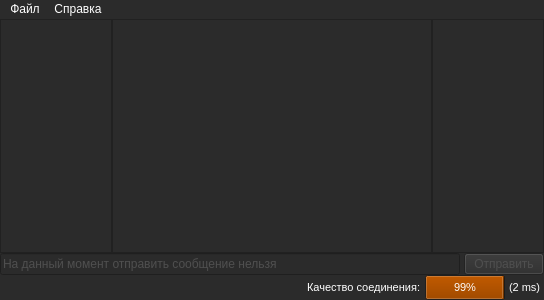
<?xml version="1.0" encoding="UTF-8"?>
<ui version="4.0">
 <class>MainWindow</class>
 <widget class="QMainWindow" name="MainWindow">
  <property name="geometry">
   <rect>
    <x>0</x>
    <y>0</y>
    <width>544</width>
    <height>300</height>
   </rect>
  </property>
  <property name="minimumSize">
   <size>
    <width>544</width>
    <height>300</height>
   </size>
  </property>
  <property name="windowTitle">
   <string>Tinelix IRC Client</string>
  </property>
  <property name="styleSheet">
   <string notr="true">background-color: rgb(43, 43, 43);
color: rgb(255, 255, 255);</string>
  </property>
  <widget class="QWidget" name="centralwidget">
   <layout class="QVBoxLayout" name="verticalLayout">
    <property name="spacing">
     <number>0</number>
    </property>
    <property name="leftMargin">
     <number>0</number>
    </property>
    <property name="topMargin">
     <number>0</number>
    </property>
    <property name="rightMargin">
     <number>0</number>
    </property>
    <property name="bottomMargin">
     <number>0</number>
    </property>
    <item>
     <layout class="QHBoxLayout" name="horizontalLayout">
      <property name="spacing">
       <number>0</number>
      </property>
      <item>
       <widget class="QListView" name="dialogs_list">
        <property name="minimumSize">
         <size>
          <width>112</width>
          <height>0</height>
         </size>
        </property>
        <property name="maximumSize">
         <size>
          <width>112</width>
          <height>16777215</height>
         </size>
        </property>
        <property name="styleSheet">
         <string notr="true">selection-background-color: rgb(161, 75, 0);</string>
        </property>
       </widget>
      </item>
      <item>
       <widget class="QTextEdit" name="chat_text">
        <property name="font">
         <font>
          <family>Consolas</family>
          <pointsize>10</pointsize>
         </font>
        </property>
        <property name="styleSheet">
         <string notr="true">selection-background-color: rgb(161, 75, 0);</string>
        </property>
        <property name="undoRedoEnabled">
         <bool>false</bool>
        </property>
        <property name="readOnly">
         <bool>true</bool>
        </property>
       </widget>
      </item>
      <item>
       <widget class="QListView" name="members_list">
        <property name="minimumSize">
         <size>
          <width>112</width>
          <height>0</height>
         </size>
        </property>
        <property name="maximumSize">
         <size>
          <width>112</width>
          <height>16777215</height>
         </size>
        </property>
        <property name="styleSheet">
         <string notr="true">selection-background-color: rgb(161, 75, 0);</string>
        </property>
       </widget>
      </item>
     </layout>
    </item>
    <item>
     <layout class="QVBoxLayout" name="verticalLayout_2">
      <property name="spacing">
       <number>0</number>
      </property>
      <property name="rightMargin">
       <number>0</number>
      </property>
      <property name="bottomMargin">
       <number>0</number>
      </property>
      <item>
       <layout class="QHBoxLayout" name="horizontalLayout_2">
        <property name="spacing">
         <number>4</number>
        </property>
        <property name="topMargin">
         <number>0</number>
        </property>
        <item>
         <widget class="QLineEdit" name="message_text">
          <property name="enabled">
           <bool>false</bool>
          </property>
          <property name="styleSheet">
           <string notr="true">selection-background-color: rgb(161, 75, 0);
color: rgb(79, 79, 79);</string>
          </property>
          <property name="text">
           <string>На данный момент отправить сообщение нельзя</string>
          </property>
         </widget>
        </item>
        <item>
         <widget class="QPushButton" name="send_msg_btn">
          <property name="enabled">
           <bool>false</bool>
          </property>
          <property name="styleSheet">
           <string notr="true">border-color: rgb(255, 119, 0); selection-background-color: rgb(255, 119, 0); color: #4f4f4f</string>
          </property>
          <property name="text">
           <string>Отправить</string>
          </property>
         </widget>
        </item>
       </layout>
      </item>
      <item>
       <layout class="QHBoxLayout" name="horizontalLayout_3">
        <property name="spacing">
         <number>4</number>
        </property>
        <property name="bottomMargin">
         <number>0</number>
        </property>
        <item>
         <spacer name="horizontalSpacer">
          <property name="orientation">
           <enum>Qt::Horizontal</enum>
          </property>
          <property name="sizeHint" stdset="0">
           <size>
            <width>40</width>
            <height>20</height>
           </size>
          </property>
         </spacer>
        </item>
        <item>
         <widget class="QLabel" name="conn_quality_label">
          <property name="font">
           <font>
            <pointsize>8</pointsize>
           </font>
          </property>
          <property name="text">
           <string>Качество соединения:</string>
          </property>
         </widget>
        </item>
        <item>
         <widget class="QProgressBar" name="conn_quality_progr">
          <property name="minimumSize">
           <size>
            <width>0</width>
            <height>25</height>
           </size>
          </property>
          <property name="maximumSize">
           <size>
            <width>80</width>
            <height>16777215</height>
           </size>
          </property>
          <property name="font">
           <font>
            <pointsize>8</pointsize>
            <weight>50</weight>
            <bold>false</bold>
           </font>
          </property>
          <property name="styleSheet">
           <string notr="true">selection-background-color: rgb(161, 75, 0);</string>
          </property>
          <property name="maximum">
           <number>5000</number>
          </property>
          <property name="value">
           <number>4970</number>
          </property>
          <property name="textVisible">
           <bool>true</bool>
          </property>
          <property name="invertedAppearance">
           <bool>false</bool>
          </property>
          <property name="textDirection">
           <enum>QProgressBar::TopToBottom</enum>
          </property>
          <property name="format">
           <string>%p%</string>
          </property>
         </widget>
        </item>
        <item>
         <widget class="QLabel" name="latency_label">
          <property name="minimumSize">
           <size>
            <width>35</width>
            <height>0</height>
           </size>
          </property>
          <property name="font">
           <font>
            <pointsize>8</pointsize>
            <weight>50</weight>
            <bold>false</bold>
           </font>
          </property>
          <property name="text">
           <string>(2 ms)</string>
          </property>
         </widget>
        </item>
       </layout>
      </item>
     </layout>
    </item>
   </layout>
  </widget>
  <widget class="QMenuBar" name="menubar">
   <property name="geometry">
    <rect>
     <x>0</x>
     <y>0</y>
     <width>544</width>
     <height>21</height>
    </rect>
   </property>
   <property name="styleSheet">
    <string notr="true">selection-background-color: rgb(161, 75, 0);</string>
   </property>
   <widget class="QMenu" name="menu">
    <property name="title">
     <string>Файл</string>
    </property>
    <addaction name="connect_item"/>
    <addaction name="quit_item"/>
   </widget>
   <widget class="QMenu" name="menu_2">
    <property name="styleSheet">
     <string notr="true">selection-background-color: rgb(161, 75, 0);</string>
    </property>
    <property name="title">
     <string>Справка</string>
    </property>
    <addaction name="about_item"/>
   </widget>
   <addaction name="menu"/>
   <addaction name="menu_2"/>
  </widget>
  <action name="about_item">
   <property name="text">
    <string>О программе...</string>
   </property>
  </action>
  <action name="about_Qt_item">
   <property name="text">
    <string>О Qt...</string>
   </property>
  </action>
  <action name="connect_item">
   <property name="text">
    <string>Подключиться</string>
   </property>
  </action>
  <action name="quit_item">
   <property name="text">
    <string>Выход</string>
   </property>
  </action>
 </widget>
 <resources/>
 <connections/>
</ui>
